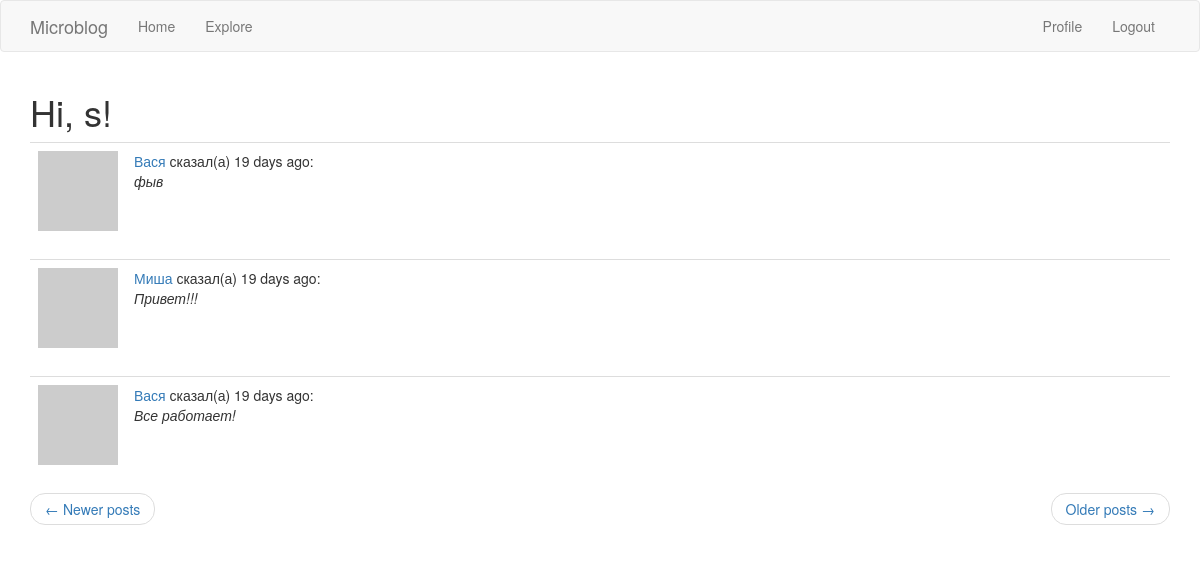
The app's page /explore?page=3 (signed in) with its own data.
### app/models.py (models this page shows, shortened)
class User(UserMixin, db.Model):
    id = db.Column(db.Integer, primary_key=True)
    username = db.Column(db.String(64), index=True, unique=True)
    email = db.Column(db.String(120), index=True, unique=True)
    password_hash = db.Column(db.String(128))
    posts = db.relationship('Post', backref='author', lazy='dynamic')
    about_me = db.Column(db.String(256))
    last_seen = db.Column(db.DateTime, default=datetime.utcnow)
    followed = db.relationship(
        'User', secondary=followers,
        primaryjoin=(followers.c.follower_id == id),
        secondaryjoin=(followers.c.followed_id == id),
        backref=db.backref('followers', lazy='dynamic'),
        lazy='dynamic'
    )
    def avatar(self, size):
        digest = md5(self.email.lower().encode('utf-8')).hexdigest()
        return 'https://www.gravatar.com/avatar/{0}?d=identicon&s={1}'.format(digest, size)

class Post(db.Model):
    id = db.Column(db.Integer, primary_key=True)
    body = db.Column(db.String(140))
    timestamp = db.Column(db.DateTime, index=True, default=datetime.utcnow)
    user_id = db.Column(db.Integer, db.ForeignKey('user.id'))

### app/main/routes.py (the view)
@bp.route('/explore')
@login_required
def explore():
    page = request.args.get('page', 1, type=int)
    posts = Post.query.order_by(Post.timestamp.desc()).paginate(
        page, current_app.config['POSTS_PER_PAGE'], False
    )
    next_url = url_for('main.explore', page=posts.next_num) if posts.has_next else None
    prev_url = url_for('main.explore', page=posts.prev_num) if posts.has_prev else None
    return render_template('index.html', title='Explore', form=None,
                           posts=posts.items, next_url=next_url, prev_url=prev_url)

### app/main/routes.py (called while the page is built)
@bp.before_request
def before_request():
    if current_user.is_authenticated:
        current_user.last_seen = datetime.utcnow()
        db.session.commit()

### app/models.py (called while the page is built)
@login.user_loader
def load_user(id):
    return User.query.get(int(id))

### app/templates/index.html (shortened to what this page needs)
{% extends "base.html" %}
{% import 'bootstrap/wtf.html' as wtf %}
{% block app_content %}
    <h1>Hi, {{ current_user.username }}!</h1>
    {% for post in posts %}
        {% include '_post.html' %}
    {% endfor %}
    <nav aria-label="...">
        <ul class="pager">
            <li class="previous{% if not prev_url %} disabled{% endif %}">
                <a href="{{ prev_url or '#' }}">
                    <span aria-hidden="true">&larr;</span> Newer posts
                </a>
            </li>
            <li class="next{% if not next_url %} disabled{% endif %}">
                <a href="{{ next_url or '#' }}">
                    Older posts <span aria-hidden="true">&rarr;</span>
                </a>
            </li>
        </ul>
    </nav>
{% endblock %}

### app/templates/_post.html
<table class="table table-hover">
    <tr>
        <td width="64px">
            <a href="{{ url_for('main.user', username=post.author.username) }}">
                <img src="{{ post.author.avatar(64) }}" />
            </a>
        </td>
        <td>
            <a href="{{ url_for('main.user', username=post.author.username) }}">
                {{ post.author.username }}
            </a>
            сказал(а) {{ moment(post.timestamp).fromNow() }}:
            <br>
            <i>{{ post.body }}</i>
        </td>
    </tr>
</table>

### records on screen
User: username "s"
Post: author.username "Вася", timestamp "19 days ago", body "фыв"
Post: author.username "Миша", timestamp "19 days ago", body "Привет!!!"
Post: author.username "Вася", timestamp "19 days ago", body "Все работает!"
